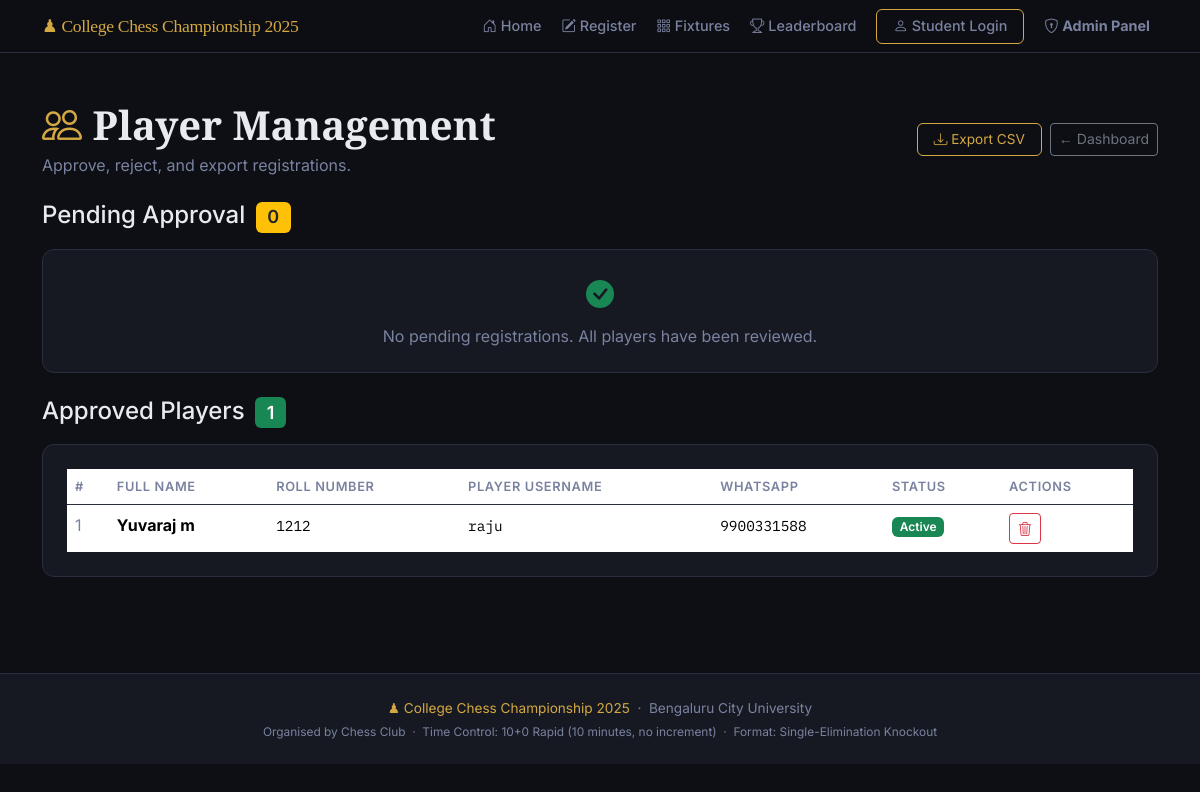
The page /admin/players (signed in) on the database as committed earlier.
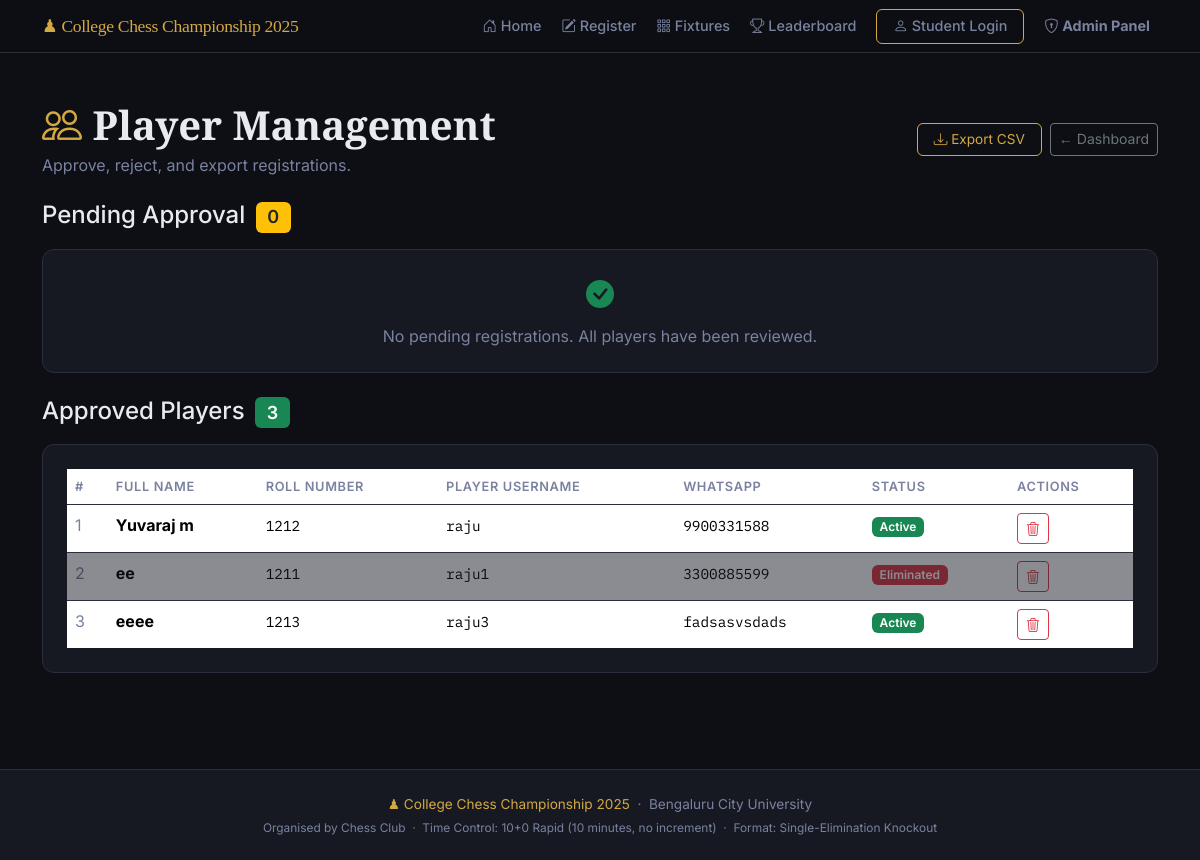
The same page on the database as committed later.
### models.py (models this page shows, shortened)
class Player(db.Model):
    __tablename__ = "players"
    id = db.Column(db.Integer, primary_key=True)
    full_name      = db.Column(db.String(100), nullable=False)
    roll_number    = db.Column(db.String(50),  unique=True, nullable=False)
    chess_username = db.Column(db.String(50),  unique=True, nullable=False)
    whatsapp       = db.Column(db.String(20),  nullable=False)
    registered_at = db.Column(db.DateTime, default=datetime.utcnow)
    is_approved   = db.Column(db.Boolean, default=False)   # Admin must approve
    is_eliminated = db.Column(db.Boolean, default=False)   # Set True after a loss
    wins      = db.Column(db.Integer, default=0)   # Total match wins
    losses    = db.Column(db.Integer, default=0)   # Total match losses
    points    = db.Column(db.Integer, default=0)   # 1 per win, used for ranking
    bye_count = db.Column(db.Integer, default=0)   # Number of byes received
    matches_as_p1 = db.relationship(
        "Match", foreign_keys="Match.player1_id",
        backref="player1", lazy="dynamic"
    )
    matches_as_p2 = db.relationship(
        "Match", foreign_keys="Match.player2_id",
        backref="player2", lazy="dynamic"
    )
    matches_won = db.relationship(
        "Match", foreign_keys="Match.winner_id",
        backref="winner", lazy="dynamic"
    )

### app.py (the view)
    @app.route("/admin/players")
    @admin_required
    def admin_players():
        pending_players  = Player.query.filter_by(is_approved=False).order_by(Player.registered_at).all()
        approved_players = Player.query.filter_by(is_approved=True).order_by(Player.registered_at).all()
        return render_template(
            "admin_players.html",
            pending_players  = pending_players,
            approved_players = approved_players,
        )

### templates/admin_players.html (shortened to what the changed rows need)
{% extends "base.html" %}
{% block content %}
<section class="py-5">
  <div class="container">
    <div class="d-flex justify-content-between align-items-center mb-4">
      <div>
        <h1 class="chess-section-title mb-1">
          <i class="bi bi-people chess-gold"></i> Player Management
        </h1>
      </div>
    </div>
    <h4 class="mb-3">
      Approved Players
      <span class="badge bg-success ms-1">{{ approved_players | length }}</span>
    </h4>
    {% if approved_players %}
      <div class="chess-card">
        <div class="table-responsive">
          <table class="table table-borderless chess-table mb-0">
            <thead>
              <tr>
                <th>#</th>
                <th>Full Name</th>
                <th>Roll Number</th>
                <th>Player Username</th>
                <th>WhatsApp</th>
                <th>Status</th>
                <th>Actions</th>
              </tr>
            </thead>
            <tbody>
              {% for p in approved_players %}
              <tr class="{{ 'opacity-50' if p.is_eliminated else '' }}">
                <td class="text-muted">{{ p.id }}</td>
                <td><strong>{{ p.full_name }}</strong></td>
                <td><span class="chess-mono">{{ p.roll_number }}</span></td>
                <td>
                  <span class="chess-mono">{{ p.chess_username }}</span>
                </td>
                <td><span class="chess-mono">{{ p.whatsapp }}</span></td>
                <td>
                  {% if p.is_eliminated %}
                    <span class="badge bg-danger">Eliminated</span>
                  {% else %}
                    <span class="badge bg-success">Active</span>
                  {% endif %}
                </td>
                <td>
                  <form method="POST"
                        action="{{ url_for('admin_reject_player', player_id=p.id) }}"
                        style="display:inline;"
                        onsubmit="return confirm('Permanently remove {{ p.full_name }}?')">
                    <button type="submit" class="btn btn-outline-danger btn-sm"
                            title="Remove player">
                      <i class="bi bi-trash3"></i>
                    </button>
                  </form>
                </td>
              </tr>
              {% endfor %}
            </tbody>
          </table>
        </div>
      </div>
    {% else %}
      <div class="chess-card text-center py-4 text-muted">
        <i class="bi bi-person-x fs-3"></i>
        <p class="mt-2 mb-0">No approved players yet. Approve registrations above.</p>
      </div>
    {% endif %}
  </div>
</section>
{% endblock %}

Rows that differ between the two databases and show on the page:
added Player: id "2", full_name "ee", roll_number "1211", chess_username "raju1", whatsapp "3300885599", is_eliminated "Eliminated"
added Player: id "3", full_name "eeee", roll_number "1213", chess_username "raju3", whatsapp "fadsasvsdads", is_eliminated "Active"
Other text that changed with them:
{{ approved_players | length }}: "1" → "3"
